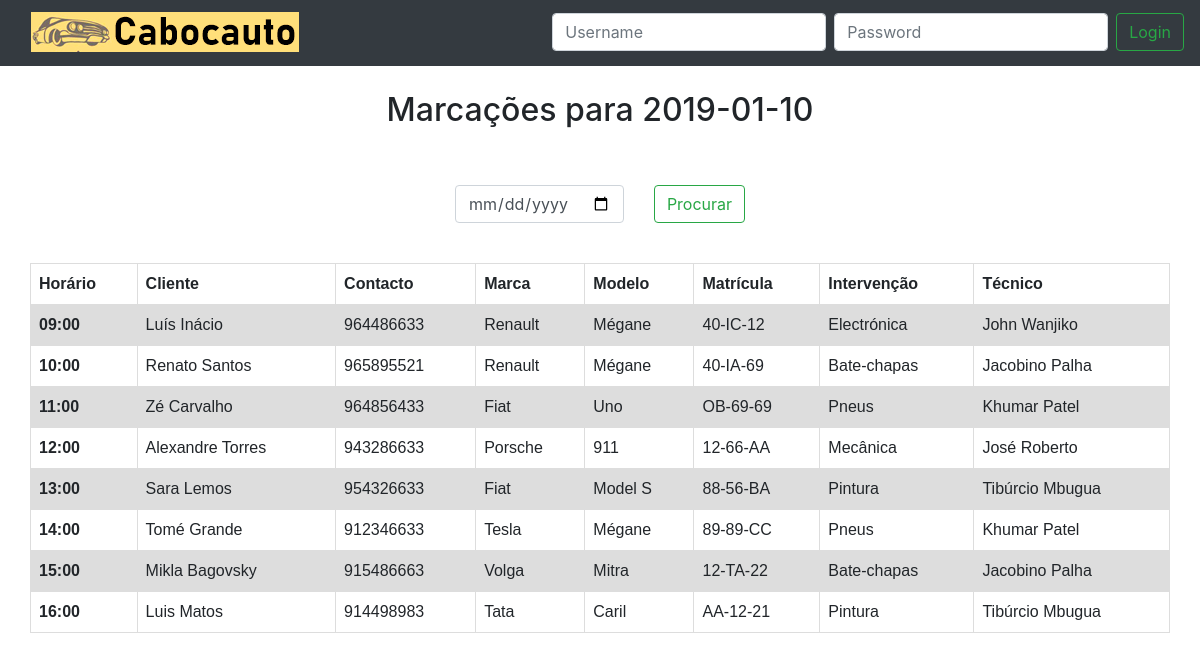
Before: / with the older database file.
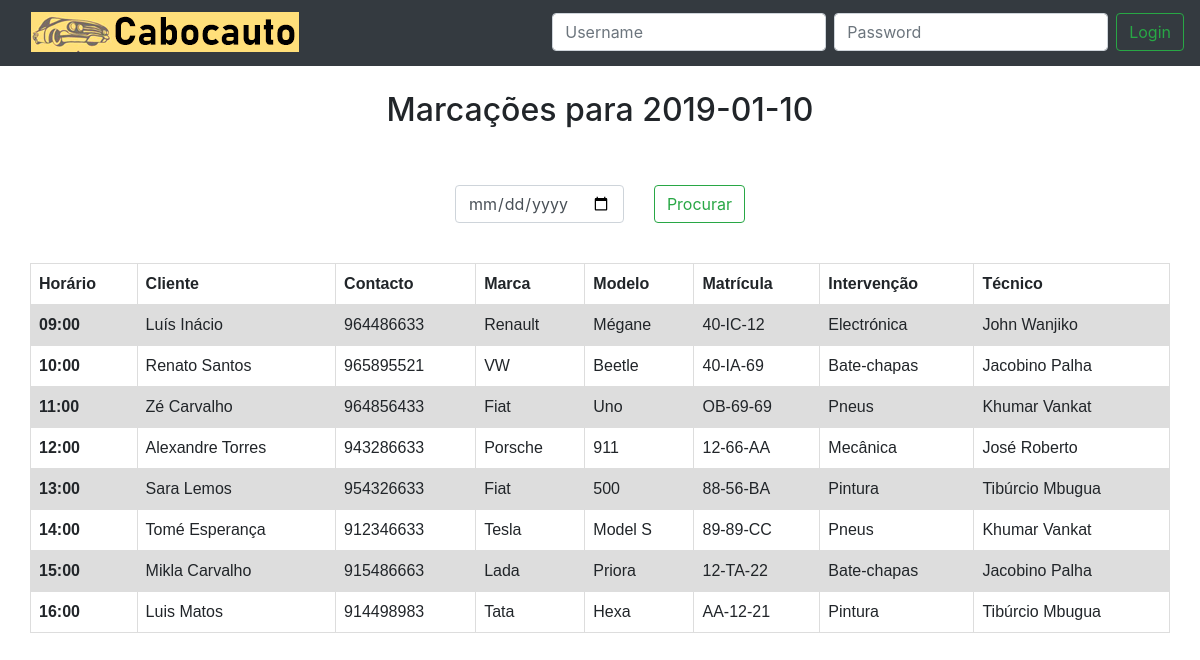
After: the same page with the newer database file.
### tables this page shows
create table Servico (
	id_servico INT NOT NULL AUTO_INCREMENT PRIMARY KEY,
    dataServico datetime not null,
    id_cliente INT NOT NULL,
    id_viatura INT NOT NULL,
    id_funcionario INT NOT NULL,
    FOREIGN KEY (id_cliente) REFERENCES Cliente (id_cliente),
    FOREIGN KEY (id_viatura) REFERENCES Viatura (id_viatura),
    FOREIGN KEY (id_funcionario) REFERENCES Funcionario (id_funcionario)
);

create table Viatura(
	id_viatura INT NOT NULL AUTO_INCREMENT PRIMARY KEY,
	marca VARCHAR (20) NOT NULL,
    modelo VARCHAR (20) NOT NULL,
    matricula VARCHAR (8) NOT NULL,
    id_cliente INT NOT NULL,
	FOREIGN KEY (id_cliente) REFERENCES Cliente (id_cliente)
);

create table Funcionario (
	id_funcionario INT NOT NULL AUTO_INCREMENT PRIMARY KEY,
    nome VARCHAR (50) NOT NULL,
    id_especialidade INT NOT NULL,
	FOREIGN KEY (id_especialidade) REFERENCES Especialidade (id_especialidade)
);

create table Cliente (
	id_cliente INT NOT NULL AUTO_INCREMENT PRIMARY KEY,
	nome VARCHAR (50) NOT NULL,
	contacto CHAR (9) NOT NULL,
	email VARCHAR (30) NOT NULL,
    morada VARCHAR (200) NOT NULL,
    nif CHAR(9)
);

create table Especialidade (
	id_especialidade INT NOT NULL AUTO_INCREMENT PRIMARY KEY,
	tipo VARCHAR (20) NOT NULL
);

### db_connection.php (called while the page is built, shortened)
<?php
function GetAppointmentsQuery($data) {
    $dataInicio = " " . $data . " 09:00:00";
    $dataFim = " " . $data . " 18:00:00";
    $query = "select s.id_servico as idServico, s.dataServico, c.nome as clienteNome, c.contacto, v.marca, v.modelo, v.matricula, e.tipo, f.nome as funcNome
                from servico s
                left join cliente c on s.id_cliente = c.id_cliente
                left join viatura v on s.id_viatura = v.id_viatura
                left join funcionario f on s.id_funcionario = f.id_funcionario
                left join especialidade e on f.id_especialidade = e.id_especialidade
                where dataServico >= '" . $dataInicio . "' and dataServico <= '" . $dataFim . "'";
    return $query;
}
?>

### index.php (the view, shortened to what this page needs)
<?php
include 'db_connection.php';
?>
<!DOCTYPE html>
<html>
<head>
    <link rel="stylesheet" href="https://stackpath.bootstrapcdn.com/bootstrap/4.2.1/css/bootstrap.min.css"
>
    <link rel="stylesheet" href="https://use.fontawesome.com/releases/v5.6.3/css/all.css"
>
    <link rel="stylesheet" type="text/css" href="styles.css">
</head>
<body>
<nav class="navbar navbar-expand-lg navbar-dark bg-dark">
    <a class="navbar-brand" href="index.php"><img src="./images/cabocauto.png" alt=""></a>
    <div class="collapse navbar-collapse" id="navbarSupportedContent">
        <ul class="navbar-nav mr-auto">
            <?php
            if (empty($_SESSION["authenticated"]) || !$_SESSION["authenticated"]) {
                echo "</ul>
                        <form class='form-inline my-2 my-lg-0' id = 'login' method = 'post' >
                            <input id = 'username' name = 'username' type = 'text' required class='form-control mr-sm-2' placeholder = 'Username' >
                            <input id = 'password' name = 'password' type = 'password' required class='form-control mr-sm-2'placeholder = 'Password' >
                            <button class='btn btn-outline-success my-2 my-sm-0' type = 'submit'> Login</button >
                        </form >";
            } else if (!empty($_SESSION["authenticated"]) && $_SESSION["authenticated"]) {
                echo "</ul>
                            <form class='form-inline my-2 my-lg-0' id = 'logout' method = 'post' >
                            <span class='userWelcome'>Olá " . ucfirst($_SESSION["user"]) . ", bem-vindo(a) </span> &nbsp;
                            <input type='hidden' name='logout' id='logout' value='logout' />
                            <button class='btn btn-outline-success my-2 my-sm-0' type = 'submit'>Logout</button >
                            </form >";
            }
            ?>
    </div>
</nav>
<div class="container h-100">
    <h2 class="row h-100 justify-content-center align-items-center">Marcações para <?php echo $_SESSION["date"]; ?></h2>
    <div class="dateContainer row h-100 justify-content-center align-items-center">
        <form class='form-inline my-2 my-lg-0' id='Search' method = 'post' >
            <input id='search' name='search' style="margin-right: 30px" class="form-control"  type="date">
            <button class='btn btn-outline-success my-2 my-sm-0' type='submit'>Procurar</button >
        </form >
    </div>
    <div class="row h-100 justify-content-center align-items-center">
        <table>
            <tr>
                <th>Horário</th>
                <th>Cliente</th>
                <th>Contacto</th>
                <th>Marca</th>
                <th>Modelo</th>
                <th>Matrícula</th>
                <th>Intervenção</th>
                <th>Técnico</th>
            </tr>
            <?php
            $conn = OpenCon();
            $query = GetAppointmentsQuery($_SESSION["date"]);
            if ($result = $conn->query($query)) {
                while ($row = $result->fetch_assoc()) {
                    echo "<tr>";
                    echo "<th>" . substr(explode(" ", $row["dataServico"])[1], 0, -3) . "</th>";
                    echo "<td>" . $row["clienteNome"] . "</td>";
                    echo "<td>" . $row["contacto"] . "</td>";
                    echo "<td>" . $row["marca"] . "</td>";
                    echo "<td>" . $row["modelo"] . "</td>";
                    echo "<td>" . $row["matricula"] . "</td>";
                    echo "<td>" . $row["tipo"] . "</td>";
                    echo "<td>" . $row["funcNome"] . "</td>";
                    echo "</tr>";
                }
            }
            ?>
        </table>
    </div>
</div>
</body>
</html>

Changed rows visible on the page:
changed through a linked row, servico "Renato Santos": id_viatura.marca "Renault" → "VW"; id_viatura.modelo "Mégane" → "Beetle"
changed through a linked row, servico "Zé Carvalho": id_funcionario.nome "Khumar Patel" → "Khumar Vankat"
changed through a linked row, servico "Sara Lemos": id_viatura.modelo "Model S" → "500"
changed through a linked row, servico "Tesla": id_cliente.nome "Tomé Grande" → "Tomé Esperança"; id_viatura.modelo "Mégane" → "Model S"; id_funcionario.nome "Khumar Patel" → "Khumar Vankat"
changed through a linked row, servico "12-TA-22": id_cliente.nome "Mikla Bagovsky" → "Mikla Carvalho"; id_viatura.marca "Volga" → "Lada"; id_viatura.modelo "Mitra" → "Priora"
changed through a linked row, servico "Luis Matos": id_viatura.modelo "Caril" → "Hexa"
